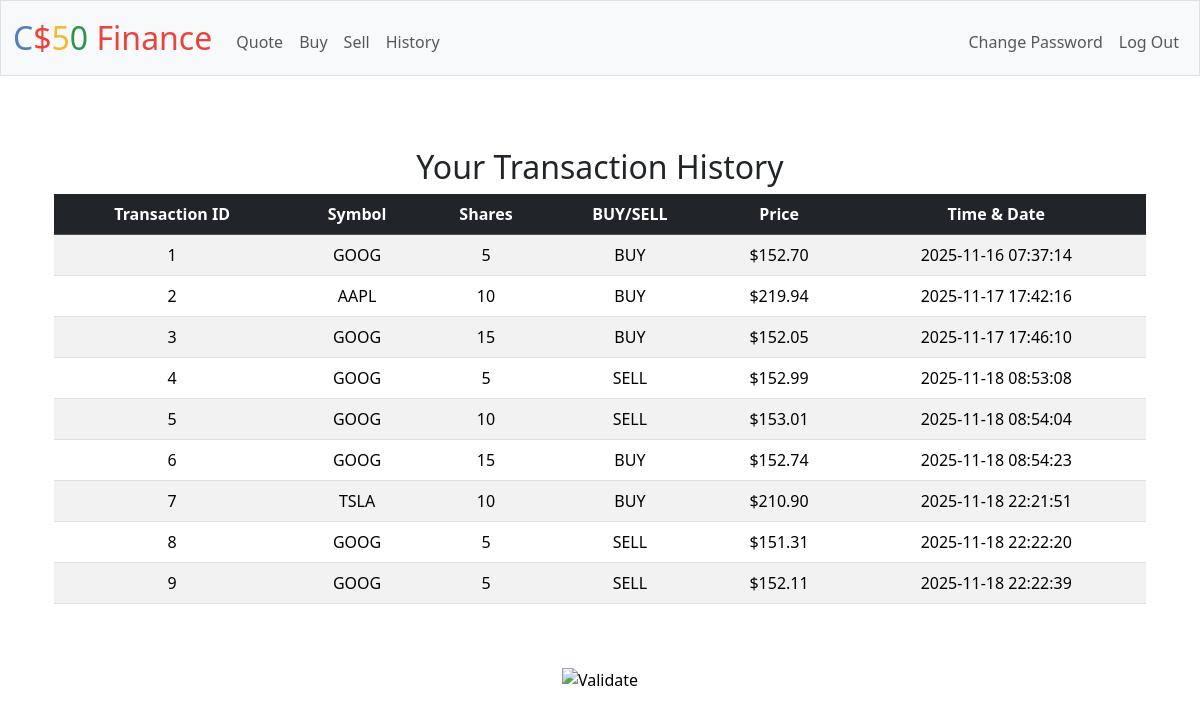
Screenshot of /history (signed in) with the database file from the repository.
### tables this page shows
CREATE TABLE transactions (
    id INTEGER PRIMARY KEY AUTOINCREMENT,
    user_id INTEGER NOT NULL,
    symbol TEXT NOT NULL,
    shares INTEGER NOT NULL,
    type TEXT NOT NULL CHECK(type IN ('BUY', 'SELL')),
    price REAL NOT NULL,
    timestamp DATETIME DEFAULT CURRENT_TIMESTAMP,
    FOREIGN KEY (user_id) REFERENCES users(id)
);

### app.py (the view)
@app.route("/history")
@login_required
def history():
    user_id = session["user_id"]
    transactions = db.execute("SELECT * FROM transactions WHERE user_id=?;", user_id)
    return render_template("history.html", transactions=transactions)

### app.py (called while the page is built)
@app.after_request
def after_request(response):
    response.headers["Cache-Control"] = "no-cache, no-store, must-revalidate"
    response.headers["Expires"] = 0
    response.headers["Pragma"] = "no-cache"
    return response

### helpers.py (called while the page is built)
def login_required(f):
    @wraps(f)
    def decorated_function(*args, **kwargs):
        if session.get("user_id") is None:
            return redirect("/login")
        return f(*args, **kwargs)
    return decorated_function

def usd(value):
    return f"${value:,.2f}"

### templates/history.html (shortened to what this page needs)
{% extends "layout.html" %}
{% block main %}
    <div class="container mt-4">
        <h2>Your Transaction History</h2>
        <table class="table table-striped table-hover text-center align-middle">
            <thead class="table-dark">
                <tr>
                    <th>Transaction ID</th>
                    <th>Symbol</th>
                    <th>Shares</th>
                    <th>BUY/SELL</th>
                    <th>Price</th>
                    <th>Time & Date</th>
                </tr>
            </thead>
            <tbody>
                {% for row in transactions %}
                <tr>
                    <td>{{ row["id"] }}</td>
                    <td>{{ row["symbol"] }}</td>
                    <td>{{ row["shares"]}}</td>
                    <td>{{ row["type"] }}</td>
                    <td>{{ row["price"]| usd }}</td>
                    <td>{{ row["timestamp"] }}</td>
                </tr>
                {% endfor %}
            </tbody>
        </table>
    </div>
{% endblock %}

### templates/layout.html (shortened to what this page needs)
<!DOCTYPE html>
<html lang="en">
    <head>
        <link href="https://cdn.jsdelivr.net/npm/bootstrap@5.3.3/dist/css/bootstrap.min.css" rel="stylesheet">
        <link href="/static/styles.css" rel="stylesheet">
    </head>
    <body>
        <nav class="bg-light border navbar navbar-expand-md navbar-light">
            <div class="container-fluid">
                <a class="navbar-brand" href="/"><span class="blue">C</span><span class="red">$</span><span class="yellow">5</span><span class="green">0</span> <span class="red">Finance</span></a>
                <div class="collapse navbar-collapse" id="navbar">
                    {% if session["user_id"] %}
                        <ul class="navbar-nav me-auto mt-2">
                            <li class="nav-item"><a class="nav-link" href="/quote">Quote</a></li>
                            <li class="nav-item"><a class="nav-link" href="/buy">Buy</a></li>
                            <li class="nav-item"><a class="nav-link" href="/sell">Sell</a></li>
                            <li class="nav-item"><a class="nav-link" href="/history">History</a></li>
                        </ul>
                        <ul class="navbar-nav ms-auto mt-2">
                            <li class="nav-item"><a class="nav-link" href="/password">Change Password</a></li>
                            <li class="nav-item"><a class="nav-link" href="/logout">Log Out</a></li>
                        </ul>
                    {% else %}
                        <ul class="navbar-nav ms-auto mt-2">
                            <li class="nav-item"><a class="nav-link" href="/register">Register</a></li>
                            <li class="nav-item"><a class="nav-link" href="/login">Log In</a></li>
                        </ul>
                    {% endif %}
                </div>
            </div>
        </nav>
        <main class="container py-5 text-center">
            {% block main %}{% endblock %}
        </main>
        <footer class="mb-5">
            <form action="https://validator.w3.org/check" class="text-center" enctype="multipart/form-data" method="post" target="_blank">
                <input alt="Validate" src="/static/I_heart_validator.png" type="image">
            </form>
        </footer>
    </body>
</html>

### static/styles.css (style rules this page uses)
nav .navbar-brand { font-size: xx-large; }
nav .navbar-brand .blue { color: #537fbe; }
nav .navbar-brand .red { color: #ea433b; }
nav .navbar-brand .yellow { color: #f5b82e; }
nav .navbar-brand .green { color: #2e944b; }

### rows the page displays
transactions: id "1", symbol "GOOG", shares "5", type "BUY", price "$152.70", timestamp "2025-11-16 07:37:14"
transactions: id "2", symbol "AAPL", shares "10", type "BUY", price "$219.94", timestamp "2025-11-17 17:42:16"
transactions: id "3", symbol "GOOG", shares "15", type "BUY", price "$152.05", timestamp "2025-11-17 17:46:10"
transactions: id "4", symbol "GOOG", shares "5", type "SELL", price "$152.99", timestamp "2025-11-18 08:53:08"
transactions: id "5", symbol "GOOG", shares "10", type "SELL", price "$153.01", timestamp "2025-11-18 08:54:04"
transactions: id "6", symbol "GOOG", shares "15", type "BUY", price "$152.74", timestamp "2025-11-18 08:54:23"
transactions: id "7", symbol "TSLA", shares "10", type "BUY", price "$210.90", timestamp "2025-11-18 22:21:51"
transactions: id "8", symbol "GOOG", shares "5", type "SELL", price "$151.31", timestamp "2025-11-18 22:22:20"
transactions: id "9", symbol "GOOG", shares "5", type "SELL", price "$152.11", timestamp "2025-11-18 22:22:39"
